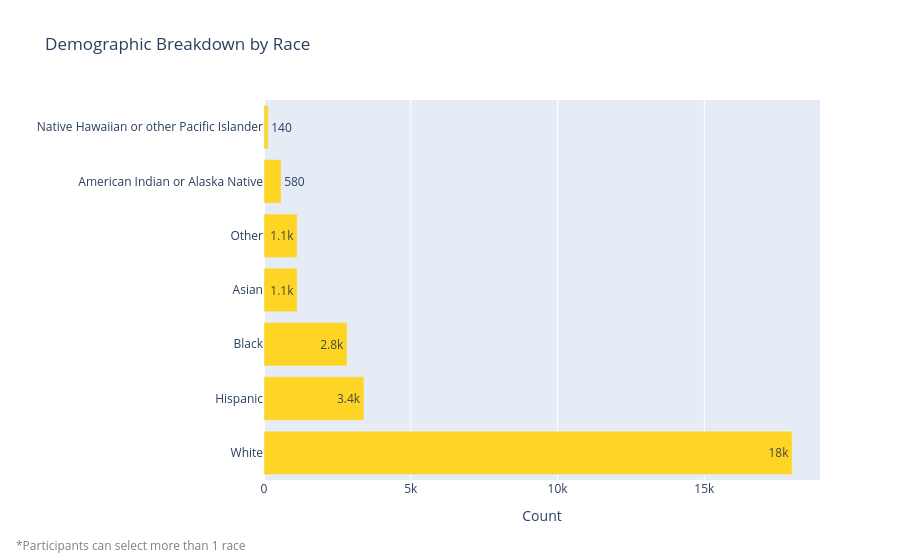

Source (notebook cell):
### Code cell
# get count of each race
df_race_count = sqldf(
    """
    SELECT 
        Count(CASE WHEN RACEMOD_1 = 'White' THEN 1 END) as White,
        Count(CASE WHEN RACEMOD_2 = 'Black' THEN 1 END) as Black,
        Count(CASE WHEN RACEMOD_3 = 'Asian' THEN 1 END) as Asian,
        Count(CASE WHEN RACEMOD_4 = 'American Indian or Alaska Native' THEN 1 END) as 'American Indian or Alaska Native',
        Count(CASE WHEN RACEMOD_5 = 'Native Hawaiian or other Pacific Islander' THEN 1 END) as 'Native Hawaiian or other Pacific Islander',
        Count(CASE WHEN HISP = 'Yes' THEN 1 END) as Hispanic,
        Count(CASE WHEN RACEMOD_6 = 'Other' THEN 1 END) as 'Other'
    FROM df_combined
    """
)
df_race_count.to_csv("CSV Files/result.csv",index=False)

# convert columns to rows 
df_race_count_long = pd.melt(
    df_race_count,
    var_name='Race',
    value_name='Count'
)
df_race_count_long.to_csv("CSV Files/result2.csv",index=False)

fig = px.bar(
    df_race_count_long, 
    y='Race', 
    x='Count',
    title='Demographic Breakdown by Race',
    text_auto='.2s', # put numbers in K format
    color_discrete_sequence=['#ffd525']
    
)

# add subtitle
fig.update_layout(
    annotations=[
        dict(
            x=-0.45, y=-0.20,  # Position below the chart
            text="*Participants can select more than 1 race",
            showarrow=False,  # No arrow pointing to the text
            xref="paper", yref="paper",  # Position relative to the chart
            font=dict(size=12, color="gray"),
        )
    ]
)
fig.update_yaxes(title="").update_layout(yaxis={'categoryorder':'total descending'}).show()

### Figure 1 — Plotly figure (JSON) as saved in the notebook; plotly's stock layout.template omitted (floating-point values rounded to 4 significant figures)
{"data": [{"alignmentgroup": "True", "hovertemplate": "Count=%{x}<br>Race=%{y}<extra></extra>", "legendgroup": "", "marker": {"color": "#ffd525", "pattern": {"shape": ""}}, "name": "", "offsetgroup": "", "orientation": "h", "showlegend": false, "textposition": "auto", "texttemplate": "%{x:.2s}", "type": "bar", "x": [17995, 2830, 1132, 584, 142, 3402, 1130], "xaxis": "x", "y": ["White", "Black", "Asian", "American Indian or Alaska Native", "Native Hawaiian or other Pacific Islander", "Hispanic", "Other"], "yaxis": "y"}], "layout": {"annotations": [{"font": {"color": "gray", "size": 12}, "showarrow": false, "text": "*Participants can select more than 1 race", "x": -0.45, "xref": "paper", "y": -0.2, "yref": "paper"}], "autosize": true, "barmode": "relative", "legend": {"tracegroupgap": 0}, "title": {"text": "Demographic Breakdown by Race"}, "xaxis": {"anchor": "y", "autorange": true, "domain": [0, 1], "range": [0, 18940.0], "title": {"text": "Count"}, "type": "linear"}, "yaxis": {"anchor": "x", "autorange": true, "categoryorder": "total descending", "domain": [0, 1], "range": [-0.5, 6.5], "title": {"text": ""}, "type": "category"}}}
